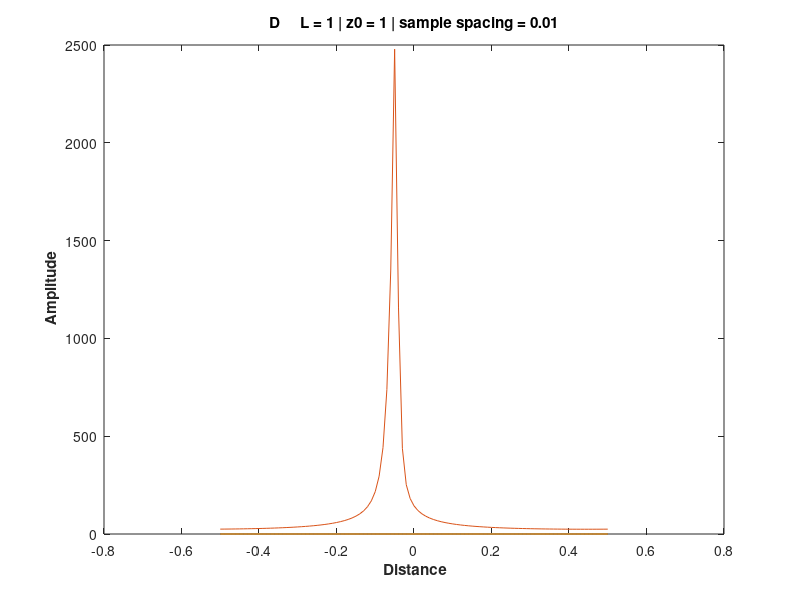

Here is the MATLAB script that generated this plot:
clc;
clear all;
close all;

L = 1;
lam = 1;
zo = 1;
ss = 0.01;

apr = (-L/2:ss:L/2);
[X,Z] = meshgrid(apr); 

r = sqrt(X^2 + (Z-zo)^2);

g = sqrt(1./(1j.*lam.*r)).*exp((1j.*2.*pi.*r)/lam);
g(~isfinite(g))=0;

final = abs(fftshift(fft2(g)));

plot(apr, final);

title(['D     L = ',num2str(L), ' | z0 = ',num2str(zo), ' | sample spacing = ',num2str(ss)]);
ylabel('\bf Amplitude');
xlabel('\bf Distance');